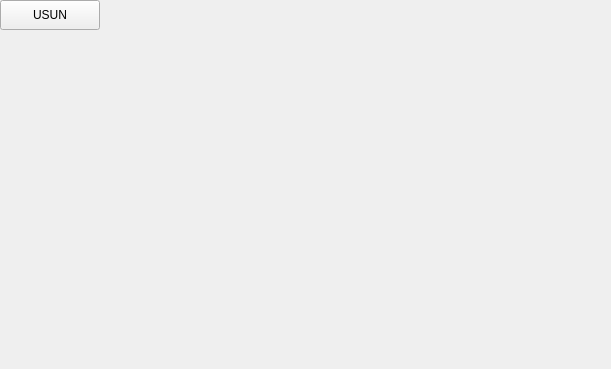
<?xml version="1.0" encoding="UTF-8"?>
<ui version="4.0">
 <class>mainWindow</class>
 <widget class="QMainWindow" name="mainWindow">
  <property name="geometry">
   <rect>
    <x>0</x>
    <y>0</y>
    <width>611</width>
    <height>369</height>
   </rect>
  </property>
  <property name="windowTitle">
   <string>Dialog</string>
  </property>
  <widget class="QPushButton" name="usun">
   <property name="text">
    <string>USUN</string>
   </property>
  </widget>
 </widget>
 <resources/>
 <connections/>
</ui>
